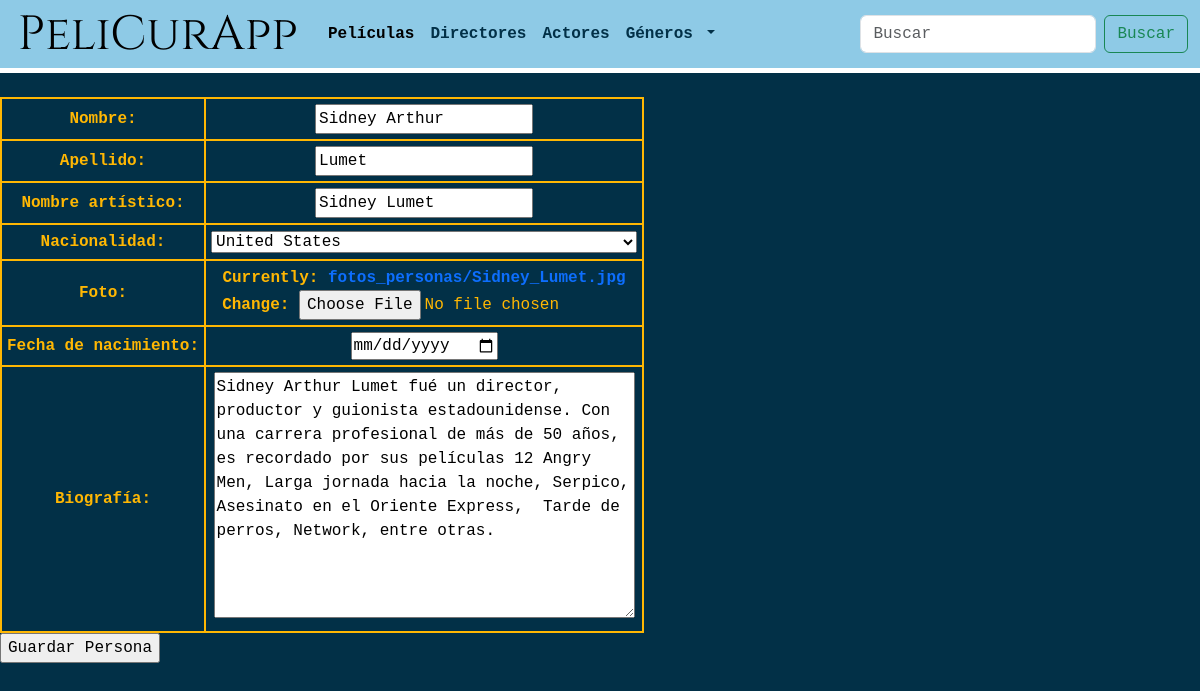
The app's page /pelicurapp/director/7/update/, older data.
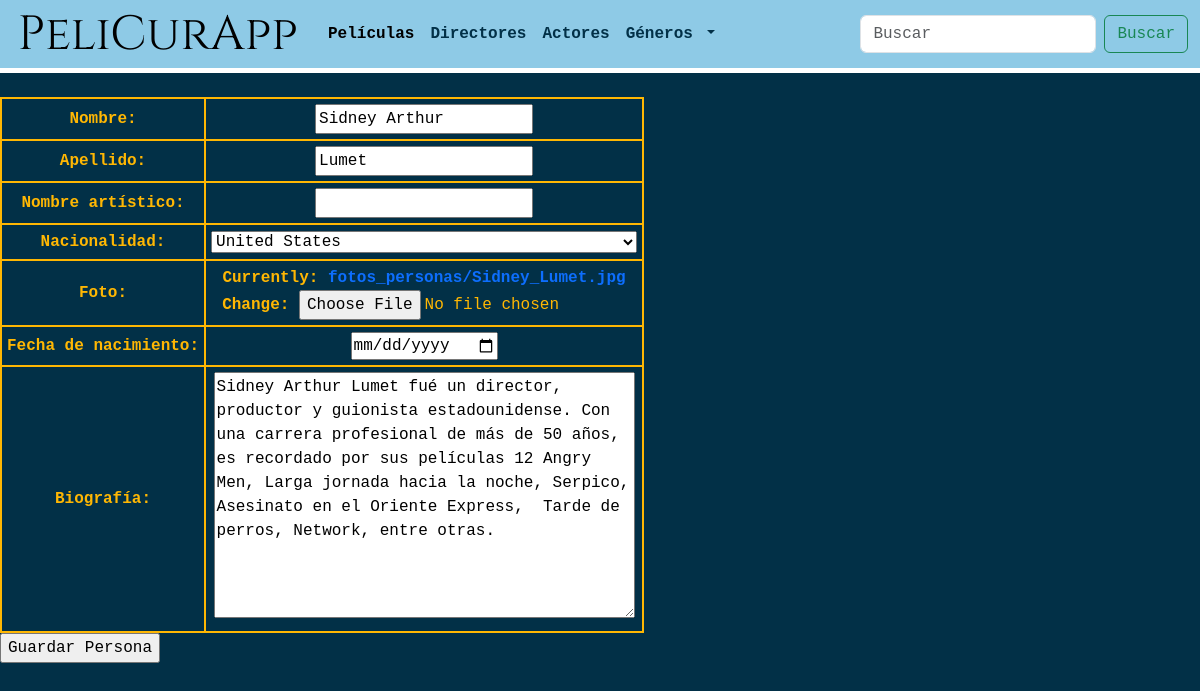
The same page, newer data.
### peliCura/models.py (models this page shows, shortened)
class Persona(models.Model):
    manager = PersonaManager()
    nombre = models.CharField("Nombre", max_length=70) # <input type="text"> en HTML
    apellido = models.CharField("Apellido", max_length=70)
    nombre_artistico = models.CharField("Nombre artístico", max_length=70, null=True, blank=True)
    nacionalidad = CountryField("Nacionalidad", max_length=70)
    foto = models.ImageField("Foto", upload_to='fotos_personas', null=True) # form widget es ClearableFileInput
    fecha_nacimiento = models.DateField("Fecha de nacimiento") # Solo el año
    biografia = models.TextField("Biografía", max_length=300)

### peliCura/views.py (the view, shortened to what this page needs)
# urls.py: path('pelicurapp/director/<int:pk>/update/', EditarPersona.as_view(), name="editar-persona-director"),
class EditarPersona(UpdateView):
   model = Persona
   fields = ['nombre', 'apellido', 'nombre_artistico',
             'nacionalidad', 'foto', 'fecha_nacimiento', 'biografia']
   template_name = "persona_form.html"

### peliCura/templates/persona_form.html (shortened to what this page needs)
{% extends 'base_template.html' %}
{% load static %}
{% block contenido %}
<form enctype="multipart/form-data" action="" method="post">
  <table>
    {% for field in form %}
      <tr>
        <th>{{ field.label_tag }}</th>
        <td>
          {% if field.name == 'fecha_nacimiento' %}
          <input type="date" name="{{ field.name }}" value="{{ field.value }}">
          {% else %}
            {{ field }}
          {% endif %}
        </td>
      </tr>
    {% endfor %}
  </table>
  <input type="submit" value="Guardar Persona"/>
</form>
{% endblock %}

Row changes from the older to the newer data that the page shows:
changed Persona "Sidney Arthur": nombre_artistico "Sidney Lumet" → (not shown)
